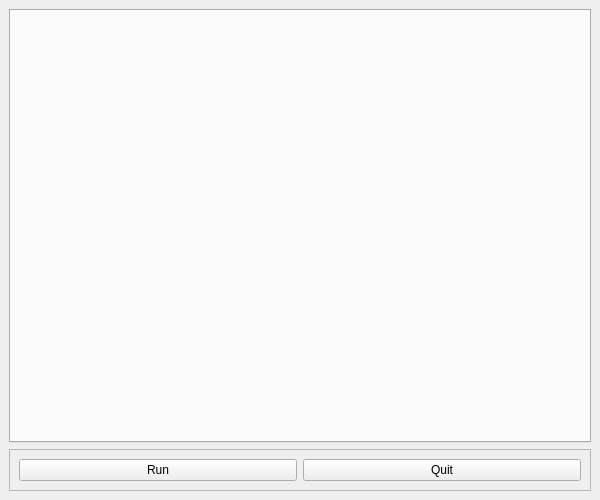
<?xml version="1.0" encoding="UTF-8"?>
<ui version="4.0">
 <class>ToolLauncher</class>
 <widget class="QMainWindow" name="ToolLauncher">
  <property name="geometry">
   <rect>
    <x>0</x>
    <y>0</y>
    <width>600</width>
    <height>500</height>
   </rect>
  </property>
  <property name="sizePolicy">
   <sizepolicy hsizetype="Fixed" vsizetype="Fixed">
    <horstretch>0</horstretch>
    <verstretch>0</verstretch>
   </sizepolicy>
  </property>
  <property name="minimumSize">
   <size>
    <width>600</width>
    <height>400</height>
   </size>
  </property>
  <property name="windowTitle">
   <string>MainWindow</string>
  </property>
  <widget class="QWidget" name="centralwidget">
   <layout class="QVBoxLayout" name="verticalLayout">
    <item>
     <widget class="QTabWidget" name="tabWidget">
      <property name="currentIndex">
       <number>-1</number>
      </property>
     </widget>
    </item>
    <item>
     <widget class="QFrame" name="frame_3">
      <property name="frameShape">
       <enum>QFrame::StyledPanel</enum>
      </property>
      <property name="frameShadow">
       <enum>QFrame::Raised</enum>
      </property>
      <layout class="QHBoxLayout" name="horizontalLayout">
       <item>
        <widget class="QPushButton" name="runButton">
         <property name="text">
          <string>Run</string>
         </property>
        </widget>
       </item>
       <item>
        <widget class="QPushButton" name="closeButton">
         <property name="text">
          <string>Quit</string>
         </property>
        </widget>
       </item>
      </layout>
     </widget>
    </item>
   </layout>
  </widget>
 </widget>
 <resources/>
 <connections>
  <connection>
   <sender>closeButton</sender>
   <signal>clicked()</signal>
   <receiver>ToolLauncher</receiver>
   <slot>close()</slot>
   <hints>
    <hint type="sourcelabel">
     <x>291</x>
     <y>260</y>
    </hint>
    <hint type="destinationlabel">
     <x>199</x>
     <y>149</y>
    </hint>
   </hints>
  </connection>
  <connection>
   <sender>runButton</sender>
   <signal>clicked()</signal>
   <receiver>ToolLauncher</receiver>
   <slot>runGame()</slot>
   <hints>
    <hint type="sourcelabel">
     <x>107</x>
     <y>260</y>
    </hint>
    <hint type="destinationlabel">
     <x>199</x>
     <y>149</y>
    </hint>
   </hints>
  </connection>
 </connections>
 <slots>
  <slot>runGame()</slot>
 </slots>
</ui>
